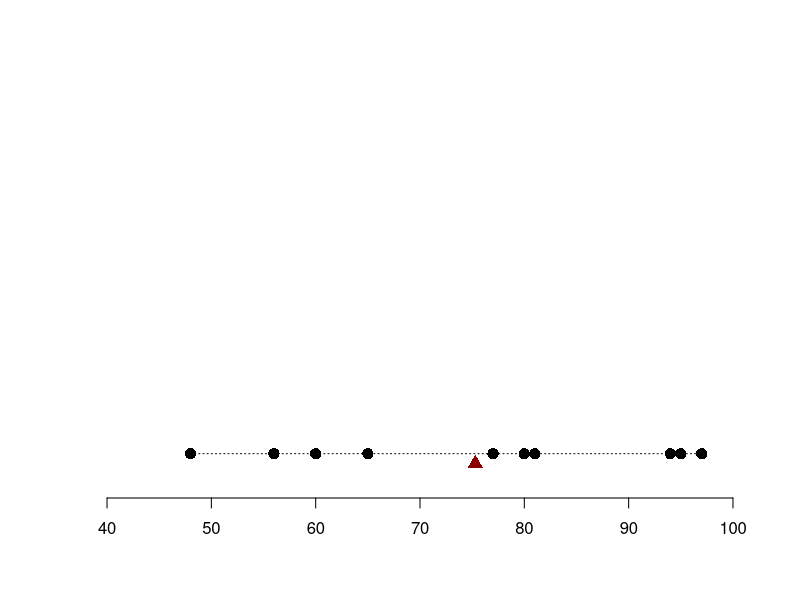
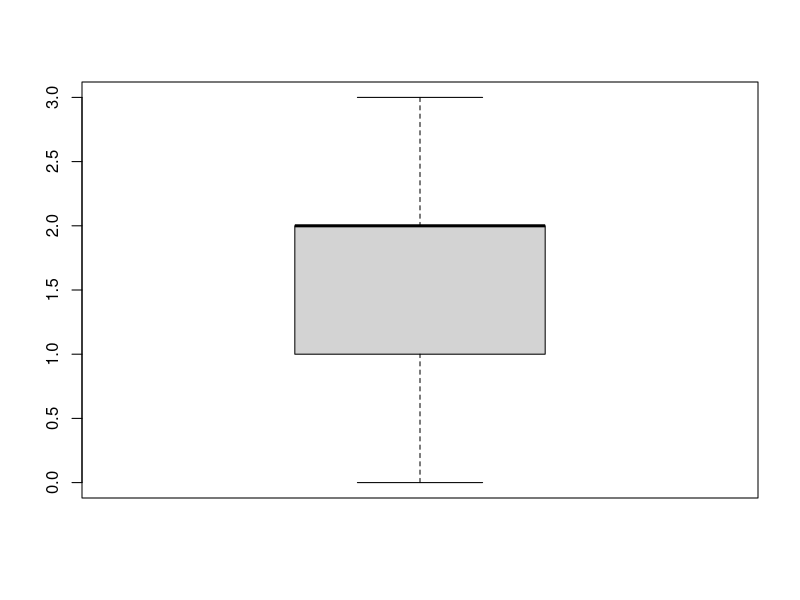

Generate these figures, in order, with R:
x = c(48, 56, 60, 65, 77, 80, 81, 94, 95, 97)
mean(x)

stripchart(x, method = "stack", offset = 0.5, at = .15, pch = 16, col = "black", xlim = c(40, 100),axes = FALSE,cex=1.5)
axis(1)
points(mean(x),0.10,col="darkred",pch=17,cex=1.5)
segments(48,0.15,97,0.15,col="black",lwd=1,lty=3)


# Lista Análise exploratória de dados
# Exercício 20
# Vinte e cinco residências de um certo bairro foram sorteadas e visitadas por um entrevistador que, entre outras
# questões, perguntou sobre o número de televisores. Os dados foram os seguintes:
#  2, 2, 2, 3, 1, 2, 1, 1, 1, 1, 0, 1, 2, 2, 2, 2, 3, 1, 1, 3, 1, 2, 1, 0 e 2.
# Organize os dados numa tabela de frequências e determine as diversas medidas de posição

y <- c(2, 2, 2, 3, 1, 2, 1, 1, 1, 1, 0, 1, 2, 2, 2, 2, 3, 1, 1, 3, 1, 2, 1, 0, 2)
length(y)
table(y)
mean(y)
sort(y)
fivenum(y)
q1 <- fivenum(y)[2]
q2 <- fivenum(y)[3]
q3 <- fivenum(y)[4]
aiq <- q3 - q1
ls <- q3 + 1.5*aiq
li <- q1 - 1.5*aiq
boxplot(y)
